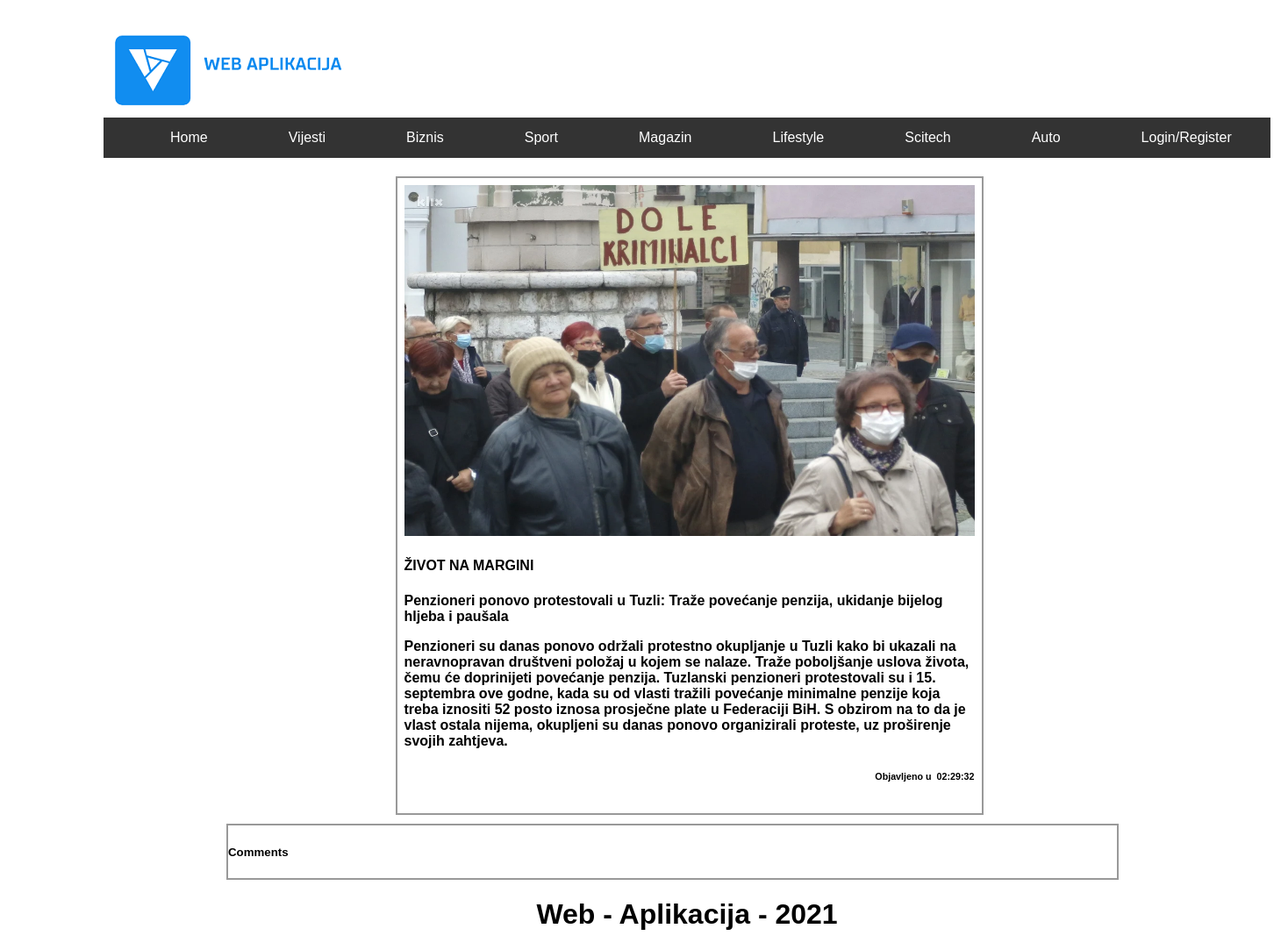
/news/Penzioneri-ponovo-protestovali-u-Tuzli-Traže-povećanje-penzija-ukidanje-bijelog-hljeba-i-paušala.php, run on the app's committed database.
### tables this page shows
CREATE TABLE `news` (
  `id` int(11) NOT NULL,
  `category` varchar(45) DEFAULT NULL,
  `title` varchar(1000) DEFAULT NULL,
  `description` varchar(1000) DEFAULT NULL,
  `descriptionlnk` varchar(1400) NOT NULL,
  `content` varchar(10000) DEFAULT NULL,
  `time_publish` time NOT NULL,
  `postedby` varchar(66) NOT NULL,
  `image` varchar(255) NOT NULL
);

### news/Penzioneri-ponovo-protestovali-u-Tuzli-Traže-povećanje-penzija-ukidanje-bijelog-hljeba-i-paušala.php (the view, shortened to what this page needs)
<!DOCTYPE html>
<html>
<head>
<link rel="stylesheet" type="text/css" href="../css/style.css">
</head>
<body>
<div class="header">
<img src="../images/4.png">
<ul>
<li><a class="active" href="../index.php">Home</a></li>
  <li><a href="../vijesti.php">Vijesti</a></li>
  <li><a href="../biznis.php">Biznis</a></li>
  <li><a href="../sport.php">Sport</a></li>
  <li><a href="../magazin.php">Magazin</a></li>
  <li><a href="../lifestyle.php">Lifestyle</a></li>
  <li><a href="../scitech.php">Scitech</a></li>
  <li><a href="../auto.php">Auto</a></li>
  <?php
if (isset($_SESSION['username'])) {
	  $username = $_SESSION['username'];
echo '<li><a href="../users/logout.php">Logout</a></li>';
}
else{
  echo '<li><a href="../users/login.php">Login/Register</a></li>';
}
?>
</ul>
  </div>
<div class="container" style="margin: auto;width: 50%;">
      <div class="row">
	  <?php require "../users/connection.php";
			$file = basename($_SERVER['PHP_SELF']);
			$info = pathinfo($file);
			$file_name =  basename($file,'.'.$info['extension']);
            $upit = "SELECT * FROM news WHERE descriptionlnk = '$file_name'";
			$conn = Database::getConnection();
            $q = $conn->query($upit);
            $red = mysqli_fetch_assoc($q);
            echo
            '<div class="column" style="width:650px; max-height: auto;">
              <img src="../images/' .$red['image'].'" alt="" style="width:100%; height: 400px;">
              <div id="text-block-small">
                 <h4>'. $red['title'] .'</h4>
                  <p>' . $red['description'] . '</p>
				  <p>' . $red['content'] .' </p>
				  <h6><p style="text-align:right;  ">Objavljeno u &nbsp' . $red['time_publish'] . '</p></h6>'
				  ?>
              </div>
            </div>
      </div>
</div>
<div class="section" style="width:1013px; margin-left:150px;">
						<h5>Comments</h5>
                </div>
<div id="footer">
<h1 style="text-align:center">Web - Aplikacija - 2021</h1>
  </div>
</body>
</html>

### css/style.css (style rules this page uses)
body { position: absolute; left: 100px; width: auto; height: auto; font-family: Arial, Helvetica, sans-serif; }
a { text-decoration: none; }
p { font-family: Verdana, Geneva, Tahoma, sans-serif; font-weight: bold; }
.header { width: 1330px; overflow: hidden; padding: 20px 10px; margin-bottom: 1px; }
.container { top: 190px; }
ul { list-style-type: none; margin: 0; padding: 0; overflow: hidden; background-color: #333; }
li { float: left; margin-left: 60px; }
li a { display: block; color: white; text-align: center; padding: 14px 16px; text-decoration: none; }
.column { margin-left: 5px; float: left; width: 33.33%; padding: 8px 8px 12px 8px; border: 2px solid #999; }
.row::after { content: ""; clear: both; display: table; border-bottom: 10px solid; }
.section { border: 2px solid #999; }

### data on the page
news: image (picture), title "ŽIVOT NA MARGINI", description "Penzioneri ponovo protestovali u Tuzli: Traže povećanje penzija, ukidanje bijelog hljeba i paušala", content "Penzioneri su danas ponovo održali protestno okupljanje u Tuzli kako bi ukazali na neravnopravan društveni položaj u kojem se nalaze. Traže poboljšanje uslova života, čemu će doprinijeti povećanje penzija. Tuzlanski penzioneri protestovali su i 15. septembra ove godne, kada su od vlasti tražili povećanje minimalne penzije koja treba iznositi 52 posto iznosa prosječne plate u Federaciji BiH. S obzirom na to da je vlast ostala nijema, okupljeni su danas ponovo organizirali proteste, uz proširenje svojih zahtjeva.", time_publish "02:29:32"
